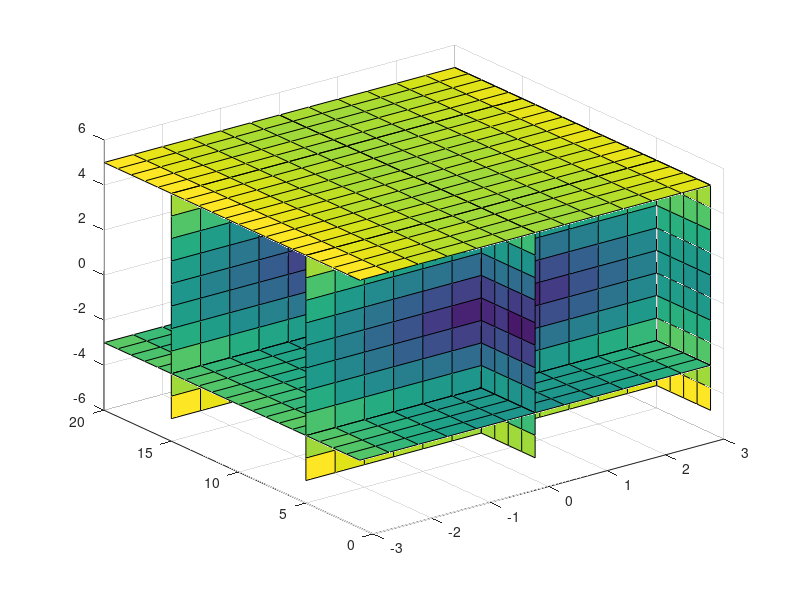

MATLAB code for this plot: (Note: this script raises an error after producing the figure.)
x=linspace(-3,3,13);
y=1:20;
z=-5:5;
[X,Y,Z]=meshgrid(x,y,z);
V=sqrt(X.^2 + cos(Y).^2 + Z.^2);
slice(X,Y,Z,V,[0 3],[5 15],[-3 5])
hold on
h=contourslice(X,Y,Z,V,3,[5 15],[]);
set(h,'EdgeColor','k','Linewidth',1.5)
xlabel('X-axis')
ylabel('Y-axis')
zlabel('Z-axis')
title('Figure 27.30: Slice Plot with Selected Contours')
hold off
